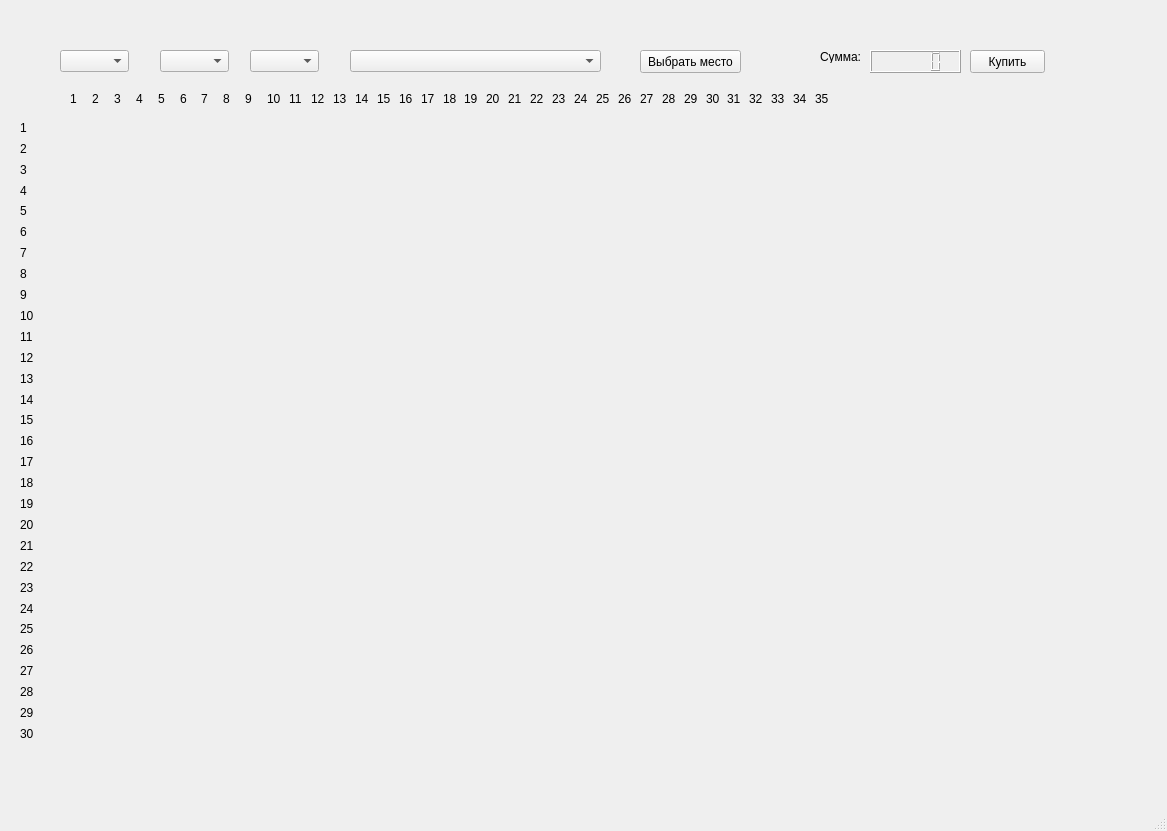
<?xml version="1.0" encoding="UTF-8"?>
<ui version="4.0">
 <class>MainWindow</class>
 <widget class="QMainWindow" name="MainWindow">
  <property name="geometry">
   <rect>
    <x>0</x>
    <y>0</y>
    <width>1167</width>
    <height>831</height>
   </rect>
  </property>
  <property name="windowTitle">
   <string>MainWindow</string>
  </property>
  <widget class="QWidget" name="centralwidget">
   <widget class="QComboBox" name="combo_cinema">
    <property name="geometry">
     <rect>
      <x>60</x>
      <y>50</y>
      <width>69</width>
      <height>22</height>
     </rect>
    </property>
   </widget>
   <widget class="QComboBox" name="combo_halls">
    <property name="geometry">
     <rect>
      <x>160</x>
      <y>50</y>
      <width>69</width>
      <height>22</height>
     </rect>
    </property>
   </widget>
   <widget class="QComboBox" name="combo_sessions">
    <property name="geometry">
     <rect>
      <x>250</x>
      <y>50</y>
      <width>69</width>
      <height>22</height>
     </rect>
    </property>
   </widget>
   <widget class="QComboBox" name="combo_time">
    <property name="geometry">
     <rect>
      <x>350</x>
      <y>50</y>
      <width>251</width>
      <height>22</height>
     </rect>
    </property>
   </widget>
   <widget class="QPushButton" name="choose_btn">
    <property name="geometry">
     <rect>
      <x>640</x>
      <y>50</y>
      <width>101</width>
      <height>23</height>
     </rect>
    </property>
    <property name="text">
     <string>Выбрать место</string>
    </property>
   </widget>
   <widget class="QWidget" name="horizontalLayoutWidget">
    <property name="geometry">
     <rect>
      <x>70</x>
      <y>90</y>
      <width>761</width>
      <height>17</height>
     </rect>
    </property>
    <layout class="QHBoxLayout" name="horizontalLayout">
     <item>
      <widget class="QLabel" name="label_7">
       <property name="text">
        <string>1</string>
       </property>
      </widget>
     </item>
     <item>
      <widget class="QLabel" name="label_15">
       <property name="text">
        <string>2</string>
       </property>
      </widget>
     </item>
     <item>
      <widget class="QLabel" name="label_23">
       <property name="text">
        <string>3</string>
       </property>
      </widget>
     </item>
     <item>
      <widget class="QLabel" name="label_26">
       <property name="text">
        <string>4</string>
       </property>
      </widget>
     </item>
     <item>
      <widget class="QLabel" name="label_25">
       <property name="text">
        <string>5</string>
       </property>
      </widget>
     </item>
     <item>
      <widget class="QLabel" name="label_24">
       <property name="text">
        <string>6</string>
       </property>
      </widget>
     </item>
     <item>
      <widget class="QLabel" name="label_22">
       <property name="text">
        <string>7</string>
       </property>
      </widget>
     </item>
     <item>
      <widget class="QLabel" name="label_21">
       <property name="text">
        <string>8</string>
       </property>
      </widget>
     </item>
     <item>
      <widget class="QLabel" name="label_20">
       <property name="text">
        <string>9</string>
       </property>
      </widget>
     </item>
     <item>
      <widget class="QLabel" name="label_19">
       <property name="text">
        <string>10</string>
       </property>
      </widget>
     </item>
     <item>
      <widget class="QLabel" name="label_18">
       <property name="text">
        <string>11</string>
       </property>
      </widget>
     </item>
     <item>
      <widget class="QLabel" name="label_17">
       <property name="text">
        <string>12</string>
       </property>
      </widget>
     </item>
     <item>
      <widget class="QLabel" name="label_16">
       <property name="text">
        <string>13</string>
       </property>
      </widget>
     </item>
     <item>
      <widget class="QLabel" name="label_14">
       <property name="text">
        <string>14</string>
       </property>
      </widget>
     </item>
     <item>
      <widget class="QLabel" name="label_13">
       <property name="text">
        <string>15</string>
       </property>
      </widget>
     </item>
     <item>
      <widget class="QLabel" name="label_12">
       <property name="text">
        <string>16</string>
       </property>
      </widget>
     </item>
     <item>
      <widget class="QLabel" name="label_11">
       <property name="text">
        <string>17</string>
       </property>
      </widget>
     </item>
     <item>
      <widget class="QLabel" name="label_10">
       <property name="text">
        <string>18</string>
       </property>
      </widget>
     </item>
     <item>
      <widget class="QLabel" name="label_9">
       <property name="text">
        <string>19</string>
       </property>
      </widget>
     </item>
     <item>
      <widget class="QLabel" name="label_8">
       <property name="text">
        <string>20</string>
       </property>
      </widget>
     </item>
     <item>
      <widget class="QLabel" name="label_6">
       <property name="text">
        <string>21</string>
       </property>
      </widget>
     </item>
     <item>
      <widget class="QLabel" name="label_5">
       <property name="text">
        <string>22</string>
       </property>
      </widget>
     </item>
     <item>
      <widget class="QLabel" name="label_4">
       <property name="text">
        <string>23</string>
       </property>
      </widget>
     </item>
     <item>
      <widget class="QLabel" name="label_3">
       <property name="text">
        <string>24</string>
       </property>
      </widget>
     </item>
     <item>
      <widget class="QLabel" name="label_2">
       <property name="text">
        <string>25</string>
       </property>
      </widget>
     </item>
     <item>
      <widget class="QLabel" name="label_53">
       <property name="text">
        <string>26</string>
       </property>
      </widget>
     </item>
     <item>
      <widget class="QLabel" name="label_55">
       <property name="text">
        <string>27</string>
       </property>
      </widget>
     </item>
     <item>
      <widget class="QLabel" name="label_54">
       <property name="text">
        <string>28</string>
       </property>
      </widget>
     </item>
     <item>
      <widget class="QLabel" name="label_56">
       <property name="text">
        <string>29</string>
       </property>
      </widget>
     </item>
     <item>
      <widget class="QLabel" name="label_58">
       <property name="text">
        <string>30</string>
       </property>
      </widget>
     </item>
     <item>
      <widget class="QLabel" name="label_59">
       <property name="text">
        <string>31</string>
       </property>
      </widget>
     </item>
     <item>
      <widget class="QLabel" name="label_57">
       <property name="text">
        <string>32</string>
       </property>
      </widget>
     </item>
     <item>
      <widget class="QLabel" name="label_60">
       <property name="text">
        <string>33</string>
       </property>
      </widget>
     </item>
     <item>
      <widget class="QLabel" name="label_62">
       <property name="text">
        <string>34</string>
       </property>
      </widget>
     </item>
     <item>
      <widget class="QLabel" name="label_61">
       <property name="text">
        <string>35</string>
       </property>
      </widget>
     </item>
    </layout>
   </widget>
   <widget class="QWidget" name="verticalLayoutWidget">
    <property name="geometry">
     <rect>
      <x>20</x>
      <y>120</y>
      <width>16</width>
      <height>621</height>
     </rect>
    </property>
    <layout class="QVBoxLayout" name="verticalLayout">
     <item>
      <widget class="QLabel" name="label_63">
       <property name="text">
        <string>1</string>
       </property>
      </widget>
     </item>
     <item>
      <widget class="QLabel" name="label_69">
       <property name="text">
        <string>2</string>
       </property>
      </widget>
     </item>
     <item>
      <widget class="QLabel" name="label_74">
       <property name="text">
        <string>3</string>
       </property>
      </widget>
     </item>
     <item>
      <widget class="QLabel" name="label_75">
       <property name="text">
        <string>4</string>
       </property>
      </widget>
     </item>
     <item>
      <widget class="QLabel" name="label_79">
       <property name="text">
        <string>5</string>
       </property>
      </widget>
     </item>
     <item>
      <widget class="QLabel" name="label_81">
       <property name="text">
        <string>6</string>
       </property>
      </widget>
     </item>
     <item>
      <widget class="QLabel" name="label_83">
       <property name="text">
        <string>7</string>
       </property>
      </widget>
     </item>
     <item>
      <widget class="QLabel" name="label_106">
       <property name="text">
        <string>8</string>
       </property>
      </widget>
     </item>
     <item>
      <widget class="QLabel" name="label_110">
       <property name="text">
        <string>9</string>
       </property>
      </widget>
     </item>
     <item>
      <widget class="QLabel" name="label_112">
       <property name="text">
        <string>10</string>
       </property>
      </widget>
     </item>
     <item>
      <widget class="QLabel" name="label_114">
       <property name="text">
        <string>11</string>
       </property>
      </widget>
     </item>
     <item>
      <widget class="QLabel" name="label_116">
       <property name="text">
        <string>12</string>
       </property>
      </widget>
     </item>
     <item>
      <widget class="QLabel" name="label_119">
       <property name="text">
        <string>13</string>
       </property>
      </widget>
     </item>
     <item>
      <widget class="QLabel" name="label_121">
       <property name="text">
        <string>14</string>
       </property>
      </widget>
     </item>
     <item>
      <widget class="QLabel" name="label_120">
       <property name="text">
        <string>15</string>
       </property>
      </widget>
     </item>
     <item>
      <widget class="QLabel" name="label_118">
       <property name="text">
        <string>16</string>
       </property>
      </widget>
     </item>
     <item>
      <widget class="QLabel" name="label_117">
       <property name="text">
        <string>17</string>
       </property>
      </widget>
     </item>
     <item>
      <widget class="QLabel" name="label_115">
       <property name="text">
        <string>18</string>
       </property>
      </widget>
     </item>
     <item>
      <widget class="QLabel" name="label_113">
       <property name="text">
        <string>19</string>
       </property>
      </widget>
     </item>
     <item>
      <widget class="QLabel" name="label_111">
       <property name="text">
        <string>20</string>
       </property>
      </widget>
     </item>
     <item>
      <widget class="QLabel" name="label_109">
       <property name="text">
        <string>21</string>
       </property>
      </widget>
     </item>
     <item>
      <widget class="QLabel" name="label_108">
       <property name="text">
        <string>22</string>
       </property>
      </widget>
     </item>
     <item>
      <widget class="QLabel" name="label_107">
       <property name="text">
        <string>23</string>
       </property>
      </widget>
     </item>
     <item>
      <widget class="QLabel" name="label_82">
       <property name="text">
        <string>24</string>
       </property>
      </widget>
     </item>
     <item>
      <widget class="QLabel" name="label_80">
       <property name="text">
        <string>25</string>
       </property>
      </widget>
     </item>
     <item>
      <widget class="QLabel" name="label_78">
       <property name="text">
        <string>26</string>
       </property>
      </widget>
     </item>
     <item>
      <widget class="QLabel" name="label_77">
       <property name="text">
        <string>27</string>
       </property>
      </widget>
     </item>
     <item>
      <widget class="QLabel" name="label_76">
       <property name="text">
        <string>28</string>
       </property>
      </widget>
     </item>
     <item>
      <widget class="QLabel" name="label_73">
       <property name="text">
        <string>29</string>
       </property>
      </widget>
     </item>
     <item>
      <widget class="QLabel" name="label_72">
       <property name="text">
        <string>30</string>
       </property>
      </widget>
     </item>
    </layout>
   </widget>
   <widget class="QLabel" name="label_price">
    <property name="geometry">
     <rect>
      <x>820</x>
      <y>50</y>
      <width>47</width>
      <height>13</height>
     </rect>
    </property>
    <property name="text">
     <string>Сумма:</string>
    </property>
   </widget>
   <widget class="QLCDNumber" name="price">
    <property name="geometry">
     <rect>
      <x>870</x>
      <y>50</y>
      <width>91</width>
      <height>23</height>
     </rect>
    </property>
   </widget>
   <widget class="QPushButton" name="pay">
    <property name="geometry">
     <rect>
      <x>970</x>
      <y>50</y>
      <width>75</width>
      <height>23</height>
     </rect>
    </property>
    <property name="text">
     <string>Купить</string>
    </property>
   </widget>
  </widget>
  <widget class="QMenuBar" name="menubar">
   <property name="geometry">
    <rect>
     <x>0</x>
     <y>0</y>
     <width>1167</width>
     <height>21</height>
    </rect>
   </property>
  </widget>
  <widget class="QStatusBar" name="statusbar"/>
 </widget>
 <resources/>
 <connections/>
</ui>
